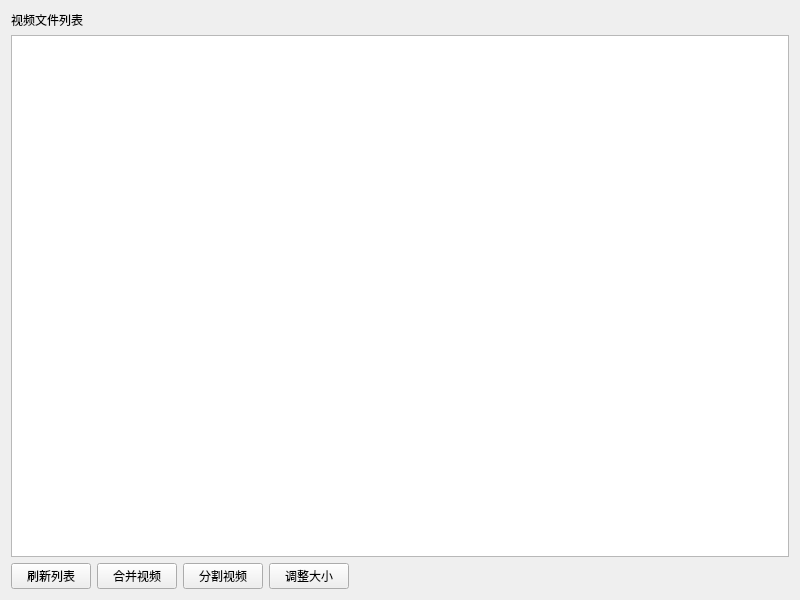
<?xml version="1.0" encoding="UTF-8"?>
<ui version="4.0">
 <class>concat</class>
 <widget class="QWidget" name="concat">
  <property name="geometry">
   <rect>
    <x>0</x>
    <y>0</y>
    <width>800</width>
    <height>600</height>
   </rect>
  </property>
  <property name="windowTitle">
   <string>视频处理</string>
  </property>
  <layout class="QVBoxLayout" name="verticalLayout">
   <item>
    <widget class="QLabel" name="label">
     <property name="text">
      <string>视频文件列表</string>
     </property>
    </widget>
   </item>
   <item>
    <widget class="QTableWidget" name="tableWidget">
     <property name="selectionMode">
      <enum>QAbstractItemView::SingleSelection</enum>
     </property>
     <property name="selectionBehavior">
      <enum>QAbstractItemView::SelectRows</enum>
     </property>
     <property name="sortingEnabled">
      <bool>false</bool>
     </property>
    </widget>
   </item>
   <item>
    <layout class="QHBoxLayout" name="horizontalLayout">
     <item>
      <widget class="QPushButton" name="btn_Refresh">
       <property name="text">
        <string>刷新列表</string>
       </property>
      </widget>
     </item>
     <item>
      <widget class="QPushButton" name="btn_Merge">
       <property name="text">
        <string>合并视频</string>
       </property>
      </widget>
     </item>
     <item>
      <widget class="QPushButton" name="btn_Split">
       <property name="text">
        <string>分割视频</string>
       </property>
      </widget>
     </item>
     <item>
      <widget class="QPushButton" name="btn_Resize">
       <property name="text">
        <string>调整大小</string>
       </property>
      </widget>
     </item>
     <item>
      <spacer name="horizontalSpacer">
       <property name="orientation">
        <enum>Qt::Horizontal</enum>
       </property>
       <property name="sizeHint" stdset="0">
        <size>
         <width>40</width>
         <height>20</height>
        </size>
       </property>
      </spacer>
     </item>
    </layout>
   </item>
  </layout>
 </widget>
 <resources/>
 <connections/>
</ui>
